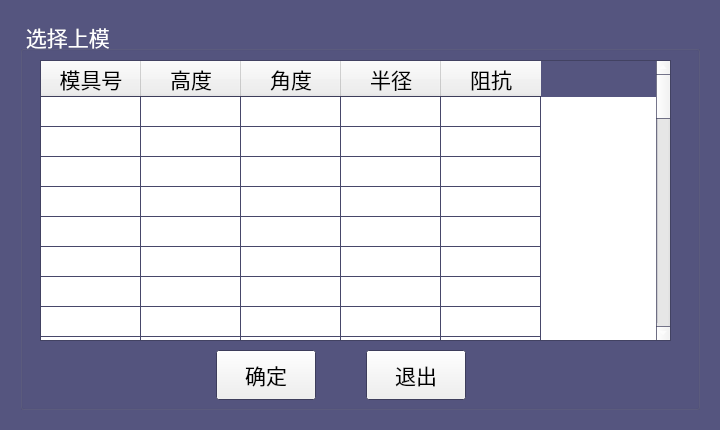
<?xml version="1.0" encoding="UTF-8"?>
<ui version="4.0">
 <class>chooseUpMoldDialog</class>
 <widget class="QDialog" name="chooseUpMoldDialog">
  <property name="geometry">
   <rect>
    <x>0</x>
    <y>0</y>
    <width>720</width>
    <height>430</height>
   </rect>
  </property>
  <property name="palette">
   <palette>
    <active>
     <colorrole role="Base">
      <brush brushstyle="SolidPattern">
       <color alpha="255">
        <red>255</red>
        <green>255</green>
        <blue>255</blue>
       </color>
      </brush>
     </colorrole>
     <colorrole role="Window">
      <brush brushstyle="SolidPattern">
       <color alpha="255">
        <red>85</red>
        <green>85</green>
        <blue>127</blue>
       </color>
      </brush>
     </colorrole>
    </active>
    <inactive>
     <colorrole role="Base">
      <brush brushstyle="SolidPattern">
       <color alpha="255">
        <red>255</red>
        <green>255</green>
        <blue>255</blue>
       </color>
      </brush>
     </colorrole>
     <colorrole role="Window">
      <brush brushstyle="SolidPattern">
       <color alpha="255">
        <red>85</red>
        <green>85</green>
        <blue>127</blue>
       </color>
      </brush>
     </colorrole>
    </inactive>
    <disabled>
     <colorrole role="Base">
      <brush brushstyle="SolidPattern">
       <color alpha="255">
        <red>85</red>
        <green>85</green>
        <blue>127</blue>
       </color>
      </brush>
     </colorrole>
     <colorrole role="Window">
      <brush brushstyle="SolidPattern">
       <color alpha="255">
        <red>85</red>
        <green>85</green>
        <blue>127</blue>
       </color>
      </brush>
     </colorrole>
    </disabled>
   </palette>
  </property>
  <property name="windowTitle">
   <string>选择上模</string>
  </property>
  <widget class="QGroupBox" name="groupBox">
   <property name="geometry">
    <rect>
     <x>20</x>
     <y>20</y>
     <width>680</width>
     <height>390</height>
    </rect>
   </property>
   <property name="palette">
    <palette>
     <active>
      <colorrole role="WindowText">
       <brush brushstyle="SolidPattern">
        <color alpha="255">
         <red>255</red>
         <green>255</green>
         <blue>255</blue>
        </color>
       </brush>
      </colorrole>
     </active>
     <inactive>
      <colorrole role="WindowText">
       <brush brushstyle="SolidPattern">
        <color alpha="255">
         <red>255</red>
         <green>255</green>
         <blue>255</blue>
        </color>
       </brush>
      </colorrole>
     </inactive>
     <disabled>
      <colorrole role="WindowText">
       <brush brushstyle="SolidPattern">
        <color alpha="255">
         <red>106</red>
         <green>104</green>
         <blue>100</blue>
        </color>
       </brush>
      </colorrole>
     </disabled>
    </palette>
   </property>
   <property name="font">
    <font>
     <pointsize>16</pointsize>
    </font>
   </property>
   <property name="title">
    <string> 选择上模 </string>
   </property>
   <widget class="QTableWidget" name="tableWidget_UpMoulds">
    <property name="geometry">
     <rect>
      <x>20</x>
      <y>40</y>
      <width>631</width>
      <height>281</height>
     </rect>
    </property>
    <property name="sizePolicy">
     <sizepolicy hsizetype="Expanding" vsizetype="Expanding">
      <horstretch>0</horstretch>
      <verstretch>0</verstretch>
     </sizepolicy>
    </property>
    <property name="font">
     <font>
      <pointsize>16</pointsize>
     </font>
    </property>
    <property name="cursor" stdset="0">
     <cursorShape>ArrowCursor</cursorShape>
    </property>
    <property name="focusPolicy">
     <enum>Qt::ClickFocus</enum>
    </property>
    <property name="acceptDrops">
     <bool>false</bool>
    </property>
    <property name="layoutDirection">
     <enum>Qt::LeftToRight</enum>
    </property>
    <property name="midLineWidth">
     <number>1</number>
    </property>
    <property name="verticalScrollBarPolicy">
     <enum>Qt::ScrollBarAsNeeded</enum>
    </property>
    <property name="horizontalScrollBarPolicy">
     <enum>Qt::ScrollBarAsNeeded</enum>
    </property>
    <property name="autoScrollMargin">
     <number>16</number>
    </property>
    <property name="editTriggers">
     <set>QAbstractItemView::NoEditTriggers</set>
    </property>
    <property name="selectionMode">
     <enum>QAbstractItemView::SingleSelection</enum>
    </property>
    <property name="selectionBehavior">
     <enum>QAbstractItemView::SelectRows</enum>
    </property>
    <property name="textElideMode">
     <enum>Qt::ElideRight</enum>
    </property>
    <property name="gridStyle">
     <enum>Qt::SolidLine</enum>
    </property>
    <property name="sortingEnabled">
     <bool>false</bool>
    </property>
    <property name="rowCount">
     <number>46</number>
    </property>
    <property name="columnCount">
     <number>5</number>
    </property>
    <attribute name="horizontalHeaderCascadingSectionResizes">
     <bool>false</bool>
    </attribute>
    <attribute name="horizontalHeaderMinimumSectionSize">
     <number>27</number>
    </attribute>
    <attribute name="horizontalHeaderShowSortIndicator" stdset="0">
     <bool>false</bool>
    </attribute>
    <attribute name="horizontalHeaderStretchLastSection">
     <bool>false</bool>
    </attribute>
    <attribute name="verticalHeaderVisible">
     <bool>false</bool>
    </attribute>
    <attribute name="verticalHeaderDefaultSectionSize">
     <number>30</number>
    </attribute>
    <attribute name="verticalHeaderShowSortIndicator" stdset="0">
     <bool>false</bool>
    </attribute>
    <row/>
    <row/>
    <row/>
    <row/>
    <row/>
    <row/>
    <row/>
    <row/>
    <row/>
    <row/>
    <row/>
    <row/>
    <row/>
    <row/>
    <row/>
    <row/>
    <row/>
    <row/>
    <row/>
    <row/>
    <row/>
    <row/>
    <row/>
    <row/>
    <row/>
    <row/>
    <row/>
    <row/>
    <row/>
    <row/>
    <row/>
    <row/>
    <row/>
    <row/>
    <row/>
    <row/>
    <row/>
    <row/>
    <row/>
    <row/>
    <row/>
    <row/>
    <row/>
    <row/>
    <row/>
    <row/>
    <column>
     <property name="text">
      <string>模具号</string>
     </property>
     <property name="font">
      <font>
       <family>文泉驿正黑</family>
       <pointsize>16</pointsize>
      </font>
     </property>
     <property name="textAlignment">
      <set>AlignHCenter|AlignVCenter|AlignCenter</set>
     </property>
    </column>
    <column>
     <property name="text">
      <string>高度</string>
     </property>
     <property name="font">
      <font>
       <family>文泉驿正黑</family>
       <pointsize>16</pointsize>
      </font>
     </property>
    </column>
    <column>
     <property name="text">
      <string>角度</string>
     </property>
     <property name="font">
      <font>
       <family>文泉驿正黑</family>
       <pointsize>16</pointsize>
      </font>
     </property>
    </column>
    <column>
     <property name="text">
      <string>半径</string>
     </property>
     <property name="font">
      <font>
       <family>文泉驿正黑</family>
       <pointsize>16</pointsize>
      </font>
     </property>
    </column>
    <column>
     <property name="text">
      <string>阻抗</string>
     </property>
     <property name="font">
      <font>
       <family>文泉驿正黑</family>
       <pointsize>16</pointsize>
      </font>
     </property>
    </column>
    <item row="0" column="0">
     <property name="text">
      <string/>
     </property>
     <property name="textAlignment">
      <set>AlignHCenter|AlignVCenter|AlignCenter</set>
     </property>
    </item>
    <item row="1" column="0">
     <property name="text">
      <string/>
     </property>
     <property name="flags">
      <set>ItemIsSelectable|ItemIsEditable|ItemIsDragEnabled|ItemIsUserCheckable|ItemIsEnabled</set>
     </property>
    </item>
    <item row="2" column="4">
     <property name="text">
      <string/>
     </property>
     <property name="flags">
      <set>ItemIsSelectable|ItemIsEditable|ItemIsDragEnabled|ItemIsDropEnabled|ItemIsUserCheckable|ItemIsEnabled|ItemIsTristate</set>
     </property>
    </item>
   </widget>
   <widget class="QPushButton" name="toolButton_Comfirm">
    <property name="geometry">
     <rect>
      <x>196</x>
      <y>330</y>
      <width>100</width>
      <height>50</height>
     </rect>
    </property>
    <property name="sizePolicy">
     <sizepolicy hsizetype="Minimum" vsizetype="Minimum">
      <horstretch>0</horstretch>
      <verstretch>0</verstretch>
     </sizepolicy>
    </property>
    <property name="minimumSize">
     <size>
      <width>45</width>
      <height>40</height>
     </size>
    </property>
    <property name="font">
     <font>
      <pointsize>16</pointsize>
     </font>
    </property>
    <property name="cursor">
     <cursorShape>ArrowCursor</cursorShape>
    </property>
    <property name="focusPolicy">
     <enum>Qt::NoFocus</enum>
    </property>
    <property name="text">
     <string>确定</string>
    </property>
    <property name="icon">
     <iconset resource="A66-appsrc.qrc">
      <normaloff>:/ICO/accept.png</normaloff>:/ICO/accept.png</iconset>
    </property>
    <property name="iconSize">
     <size>
      <width>36</width>
      <height>36</height>
     </size>
    </property>
    <property name="buttonValue" stdset="0">
     <char>
      <unicode>0</unicode>
     </char>
    </property>
   </widget>
   <widget class="QPushButton" name="toolButton_Quit">
    <property name="geometry">
     <rect>
      <x>346</x>
      <y>330</y>
      <width>100</width>
      <height>50</height>
     </rect>
    </property>
    <property name="sizePolicy">
     <sizepolicy hsizetype="Minimum" vsizetype="Minimum">
      <horstretch>0</horstretch>
      <verstretch>0</verstretch>
     </sizepolicy>
    </property>
    <property name="minimumSize">
     <size>
      <width>45</width>
      <height>40</height>
     </size>
    </property>
    <property name="font">
     <font>
      <pointsize>16</pointsize>
     </font>
    </property>
    <property name="cursor">
     <cursorShape>ArrowCursor</cursorShape>
    </property>
    <property name="focusPolicy">
     <enum>Qt::NoFocus</enum>
    </property>
    <property name="text">
     <string>退出</string>
    </property>
    <property name="icon">
     <iconset resource="A66-appsrc.qrc">
      <normaloff>:/ICO/cancel.png</normaloff>:/ICO/cancel.png</iconset>
    </property>
    <property name="iconSize">
     <size>
      <width>36</width>
      <height>36</height>
     </size>
    </property>
    <property name="buttonValue" stdset="0">
     <char>
      <unicode>0</unicode>
     </char>
    </property>
   </widget>
  </widget>
 </widget>
 <resources>
  <include location="A66-appsrc.qrc"/>
 </resources>
 <connections>
  <connection>
   <sender>toolButton_Quit</sender>
   <signal>clicked()</signal>
   <receiver>chooseUpMoldDialog</receiver>
   <slot>close()</slot>
   <hints>
    <hint type="sourcelabel">
     <x>415</x>
     <y>374</y>
    </hint>
    <hint type="destinationlabel">
     <x>359</x>
     <y>214</y>
    </hint>
   </hints>
  </connection>
 </connections>
</ui>
